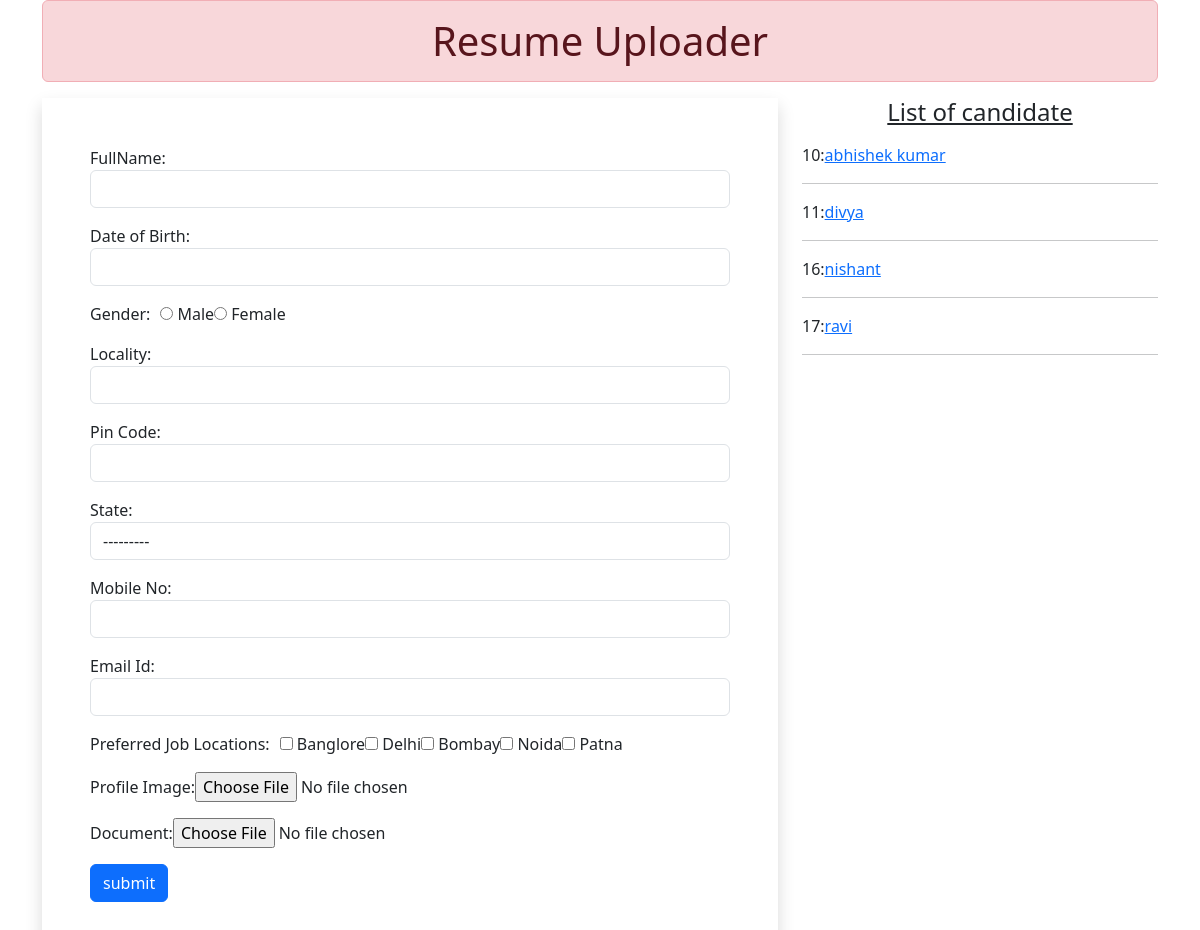
The page / on the database its author committed.
### myapp/models.py (models this page shows)
class Resume(models.Model):
    name = models.CharField(max_length=100)
    dob = models.DateField(auto_now=False,auto_now_add =False)
    gender = models.CharField(max_length=100)
    locality = models.CharField(max_length=100)
    city = models.CharField(max_length=100)
    pin = models.PositiveIntegerField()
    state = models.CharField(choices= STATE_CHOICE, max_length = 50)
    mobile = models.PositiveIntegerField()
    email = models.EmailField()
    job_city = models.CharField(max_length=50)
    profile_image = models.ImageField(upload_to='profileimg',blank=True)
    my_file = models.FileField(upload_to='doc',blank=True)

### myapp/views.py (the view, shortened to what this page needs)
# urls.py: path('',views.HomeView.as_view(),name='home'),
class HomeView(View):
    def get(self,request):
        form = ResumeForm()
        candidates = Resume.objects.all()
        return render(request,'myapp/home.html',{'candidates':candidates,'form':form})

### myapp/templates/myapp/home.html (shortened to what this page needs)
<!DOCTYPE html>
<html lang="en">
    {% load static %}
<head>
    <link href="https://cdn.jsdelivr.net/npm/bootstrap@5.3.2/dist/css/bootstrap.min.css" rel="stylesheet">
    <link rel="stylesheet" href="{% static 'myapp/css/style.css' %}">
    <link rel="stylesheet" href="//code.jquery.com/ui/1.13.2/themes/base/jquery-ui.css">
    <link rel="stylesheet" href="/resources/demos/style.css">
</head>
<body>
    <div class="container mb-5">
        <h1 class="alert alert-danger text-center p-3">Resume Uploader</h1>
            <div class="row">
                <div class="col-sm-8">
                    <form action ="" method ="post" enctype="multipart/form-data" class="shadow p-5">
                        {% for fm in form %}
                        <div class = "form-group mb-3">
                            {{fm.label_tag}}{{fm}}<small class ="text-danger">{{fm.errors|striptags}}</small>
                        </div>
                        {%endfor%}
                        <input type="submit" value = "submit" class="btn btn-primary"  >
                    </form>
                </div>
                <div class="col-sm-4">
                    <h4 class="text-center mb-3"><u>List of candidate</u></h4>
                    {%for candidate in candidates%}
                    {{candidate.id}}:<a href="{%url 'candidate' candidate.id %}">{{candidate.name}}</a>
                    <hr>
                    {%endfor%}
                </div>
            </div>
    </div>
</body>
</html>

### myapp/static/myapp/css/style.css (style rules this page uses)
#id_gender { display: inline-flex; padding-left: 10px; }
#id_job_city { display: inline-flex; padding-left: 10px; }

### rows shown on the page
Resume: id "10", name "abhishek kumar"
Resume: id "11", name "divya"
Resume: id "16", name "nishant"
Resume: id "17", name "ravi"

### other values the page prints
{{ fm.label_tag }} "FullName:" "Date of Birth:" "Gender:" "Locality:" "Pin Code:" "State:" "Mobile No:" "Email Id:" "Preferred Job Locations:" "Profile Image:" "Document:"
